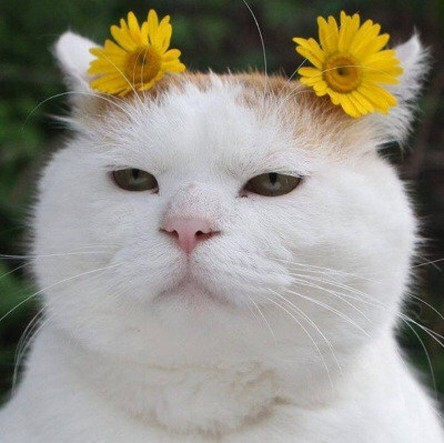
#> input picture images/cat-01.jpg, 444 x 443 px
$ jupyter execute --allow-errors 0930.ipynb
#> lines starting #> are read from the running program, lines starting #| are printed output that depends on the picture
[cell 1]
import cv2
import numpy as np
import matplotlib.pyplot as plt

img = cv2.imread('./images/cat-01.jpg')
#> img is the input picture: shape (443, 444, 3); mean B, G, R 134.7, 146.3, 149.9
img = img[...,::-1] # cv2.cvtColor()
rows, cols = img.shape[:2]
#> rows = 443; cols = 444

dx = 100
dy = 100

matrix = np.float32([
    [1, 0, dx],
    [0, 1, dy],
])

dst1 = cv2.warpAffine(img, matrix, (cols + dx, rows + dy))
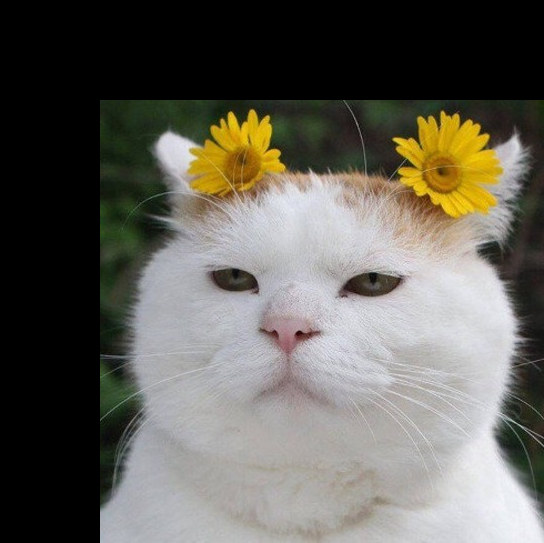
#> dst1: shape (543, 544, 3); mean R, G, B 99.8, 97.4, 89.7
dst2 = cv2.warpAffine(img, matrix, (cols + dx, rows + dy),
                      None, cv2.INTER_LINEAR, cv2.BORDER_CONSTANT, (255, 0 , 0))
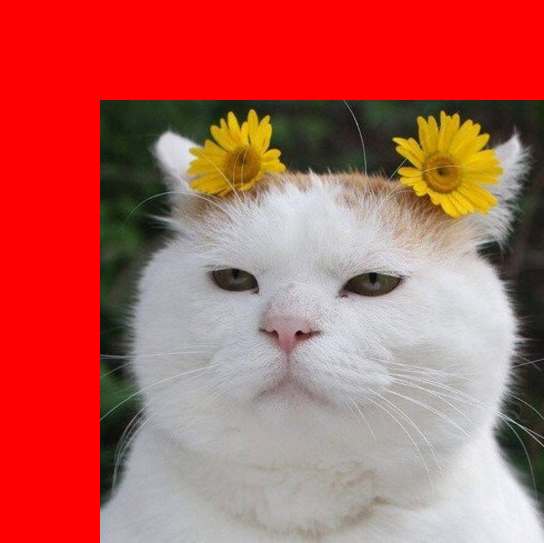
#> dst2: shape (543, 544, 3); mean R, G, B 185, 97.4, 89.7
dst3 = cv2.warpAffine(img, matrix, (cols + dx, rows + dy), None, cv2.INTER_LINEAR, cv2.BORDER_REFLECT)
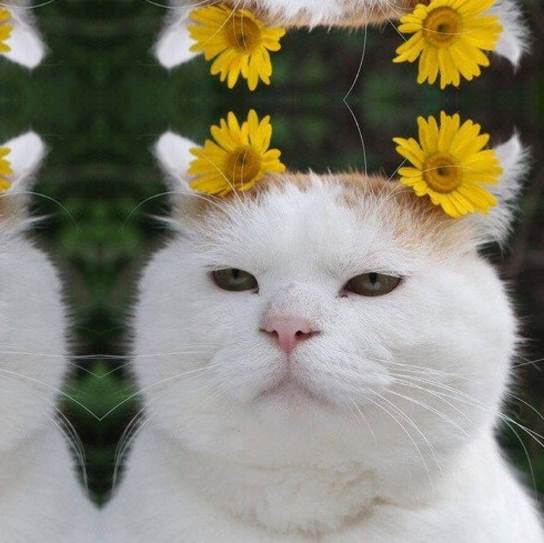
#> dst3: shape (543, 544, 3); mean R, G, B 135, 132, 115.9

fig, axes = plt.subplots(ncols=4, dpi=200)
axes[0].imshow(img)
axes[1].imshow(dst1)
axes[2].imshow(dst2)
axes[3].imshow(dst3)

plt.show()
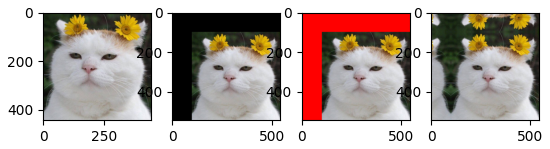
#> figure drawn by matplotlib, 4 panels

#> (a cell that did not finish here is left out)

#> (a cell that did not finish here is left out)

[cell 4]
#이동

img = cv2.imread('./images/cat-01.jpg')
print(img.shape)
#| (443, 444, 3)
img = img[...,::-1]
h, w = img.shape[:2]
#> h = 443; w = 444

d45 = 45.0*np.pi/180
d90 = 90.0*np.pi/180

m45 = np.array([
    [np.cos(d45), -1*np.sin(d45), h//2],
    [np.sin(d45), np.cos(d45), -1* w//4],
])

r45 = cv2.warpAffine(img, m45, (w,h))
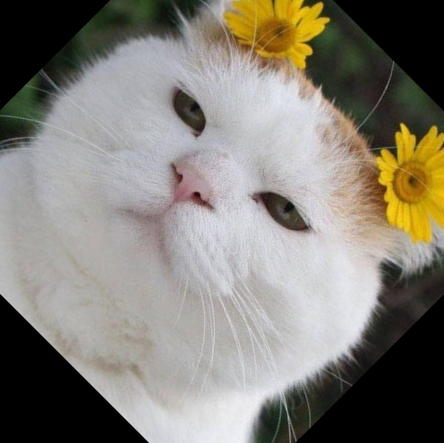
#> r45: shape (443, 444, 3); mean R, G, B 130.8, 126.8, 117.8

plt.imshow(r45)
plt.show()

[cell 5]
#이동 90도

img = cv2.imread('./images/cat-01.jpg')
print(img.shape)
#| (443, 444, 3)
img = img[...,::-1]
h, w = img.shape[:2]

d45 = 45.0*np.pi/180
d90 = 90.0*np.pi/180
print(d45, d90)

m45 = np.array([
    [np.cos(d45), -1*np.sin(d45), h//2],
    [np.sin(d45), np.cos(d45), -1* w//4],
])

m90 = np.array([
    [np.cos(d90), -1*np.sin(d90), h],
    [np.sin(d90), np.cos(d90), 0],
])
#> m90 = [[6.12e-17, -1, 443], [1, 6.12e-17, 0]]


r45 = cv2.warpAffine(img, m45, (w,h))
r90 = cv2.warpAffine(img, m90, (h,w))
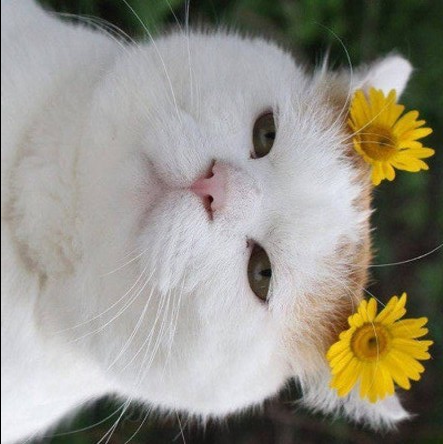
#> r90: shape (444, 443, 3); mean R, G, B 149.8, 146.2, 134.6

fig, axes = plt.subplots(ncols=2)

plt.imshow(r45)
plt.imshow(r90)

plt.show()

[cell 6]
import cv2

img = cv2.imread('./images/cat-01.jpg')
img = img[...,::-1]
rows, cols = img.shape[0:2]

m45 = cv2.getRotationMatrix2D((cols/2, rows/2), 45, 0.5)
m90 = cv2.getRotationMatrix2D((cols/2, rows/2), 90, 1.5)
# m90 = np.rot90()

img45 = cv2.warpAffine(img, m45, (cols, rows))
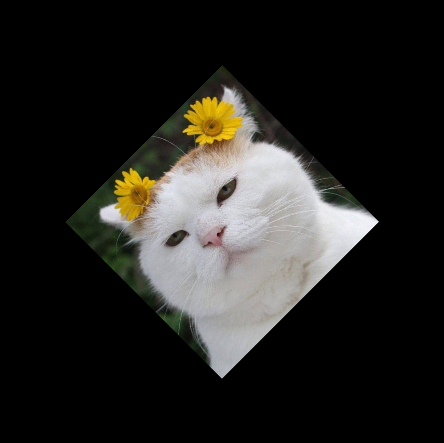
#> img45: shape (443, 444, 3); mean R, G, B 37.5, 36.6, 33.7
img90 = cv2.warpAffine(img, m90, (cols, rows))
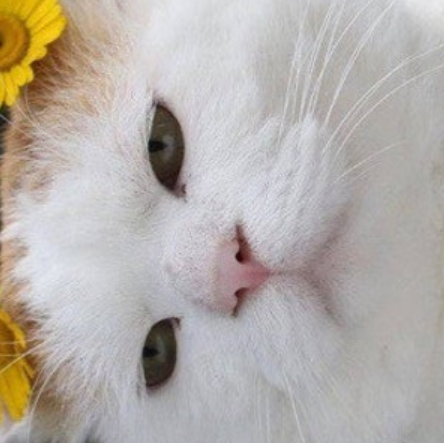
#> img90: shape (443, 444, 3); mean R, G, B 181.3, 175, 169.7


fig, axes = plt.subplots(ncols=3)
axes[0].imshow(img)
axes[1].imshow(img45)
axes[2].imshow(img90)
plt.show()
